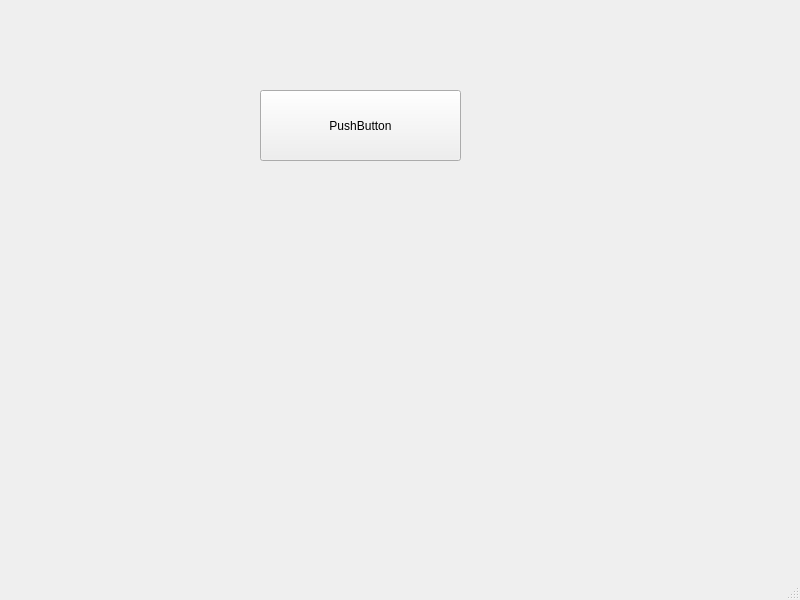
<?xml version="1.0" encoding="UTF-8"?>
<ui version="4.0">
 <class>MainWindow</class>
 <widget class="QMainWindow" name="MainWindow">
  <property name="geometry">
   <rect>
    <x>0</x>
    <y>0</y>
    <width>800</width>
    <height>600</height>
   </rect>
  </property>
  <property name="windowTitle">
   <string>MainWindow</string>
  </property>
  <widget class="QWidget" name="centralwidget">
   <widget class="QPushButton" name="pushButton">
    <property name="geometry">
     <rect>
      <x>260</x>
      <y>90</y>
      <width>201</width>
      <height>71</height>
     </rect>
    </property>
    <property name="text">
     <string>PushButton</string>
    </property>
   </widget>
  </widget>
  <widget class="QMenuBar" name="menubar">
   <property name="geometry">
    <rect>
     <x>0</x>
     <y>0</y>
     <width>800</width>
     <height>21</height>
    </rect>
   </property>
  </widget>
  <widget class="QStatusBar" name="statusbar"/>
 </widget>
 <resources/>
 <connections/>
</ui>
